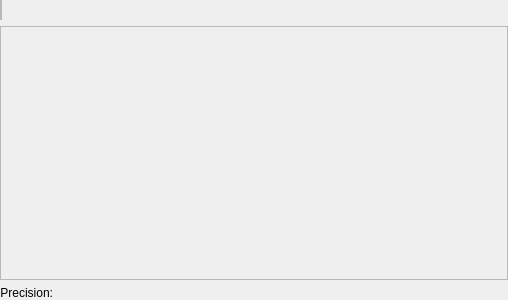
<?xml version="1.0" encoding="UTF-8"?>
<ui version="4.0">
 <class>WdgBrushChooser</class>
 <widget class="QWidget" name="WdgBrushChooser">
  <property name="geometry">
   <rect>
    <x>0</x>
    <y>0</y>
    <width>508</width>
    <height>300</height>
   </rect>
  </property>
  <layout class="QVBoxLayout" name="verticalLayout" stretch="0,1,0">
   <property name="leftMargin">
    <number>0</number>
   </property>
   <property name="topMargin">
    <number>0</number>
   </property>
   <property name="rightMargin">
    <number>0</number>
   </property>
   <property name="bottomMargin">
    <number>0</number>
   </property>
   <item>
    <layout class="QHBoxLayout" name="horizontalLayout">
     <item>
      <widget class="QFrame" name="frame">
       <property name="frameShape">
        <enum>QFrame::StyledPanel</enum>
       </property>
       <property name="frameShadow">
        <enum>QFrame::Plain</enum>
       </property>
       <layout class="QHBoxLayout" name="brushChooserButtonLayout">
        <property name="spacing">
         <number>0</number>
        </property>
        <property name="leftMargin">
         <number>0</number>
        </property>
        <property name="topMargin">
         <number>0</number>
        </property>
        <property name="rightMargin">
         <number>0</number>
        </property>
        <property name="bottomMargin">
         <number>0</number>
        </property>
       </layout>
      </widget>
     </item>
     <item>
      <spacer name="horizontalSpacer">
       <property name="orientation">
        <enum>Qt::Horizontal</enum>
       </property>
       <property name="sizeHint" stdset="0">
        <size>
         <width>40</width>
         <height>20</height>
        </size>
       </property>
      </spacer>
     </item>
    </layout>
   </item>
   <item>
    <widget class="QFrame" name="settingsFrame">
     <property name="frameShape">
      <enum>QFrame::StyledPanel</enum>
     </property>
     <property name="frameShadow">
      <enum>QFrame::Raised</enum>
     </property>
    </widget>
   </item>
   <item>
    <layout class="QHBoxLayout" name="horizontalLayout_3">
     <item>
      <widget class="QLabel" name="lblPrecision">
       <property name="sizePolicy">
        <sizepolicy hsizetype="Preferred" vsizetype="Preferred">
         <horstretch>0</horstretch>
         <verstretch>0</verstretch>
        </sizepolicy>
       </property>
       <property name="text">
        <string>Precision:</string>
       </property>
       <property name="alignment">
        <set>Qt::AlignRight|Qt::AlignTrailing|Qt::AlignVCenter</set>
       </property>
      </widget>
     </item>
     <item>
      <widget class="KisSliderSpinBox" name="sliderPrecision" native="true">
       <property name="sizePolicy">
        <sizepolicy hsizetype="Expanding" vsizetype="Preferred">
         <horstretch>0</horstretch>
         <verstretch>0</verstretch>
        </sizepolicy>
       </property>
      </widget>
     </item>
    </layout>
   </item>
  </layout>
 </widget>
 <customwidgets>
  <customwidget>
   <class>KisSliderSpinBox</class>
   <extends>QWidget</extends>
   <header>kis_slider_spin_box.h</header>
   <container>1</container>
  </customwidget>
 </customwidgets>
 <resources/>
 <connections/>
</ui>
